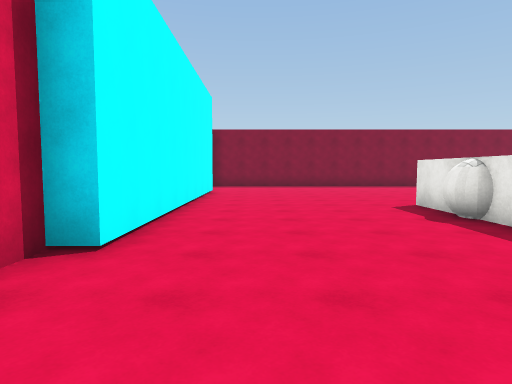
view 1 (above)

15 first-person views from a walk through a scene from a Unity 3-D project. The camera is 1.5 m above the floor, tilts 4° down and sees 75° across. The floor is counted in squares, 2 m on a side. Each view is taken from the middle of a square. On the plan, view 1 faces up. The plan holds only what a view shows up to about 11 squares ahead; the rest is blank. The player is left out. Surface patterns are stand-ins for the level's own textures.

view 2
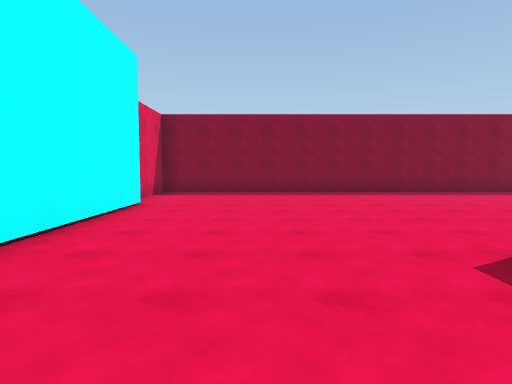

view 3
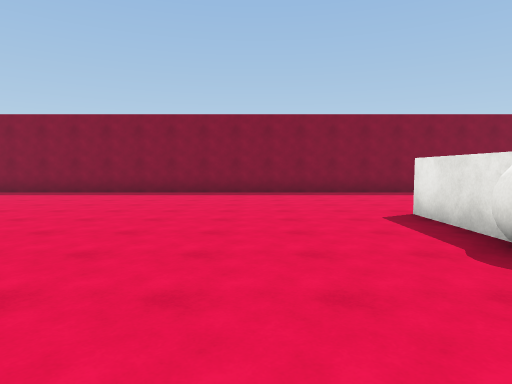

view 4
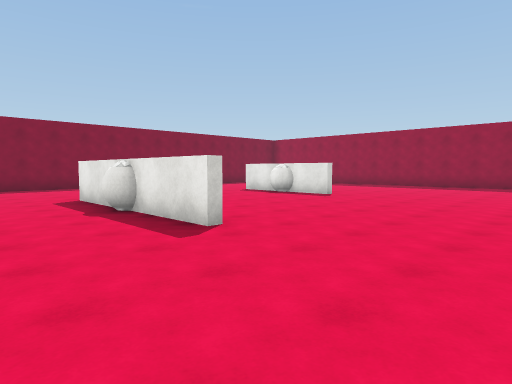

view 5
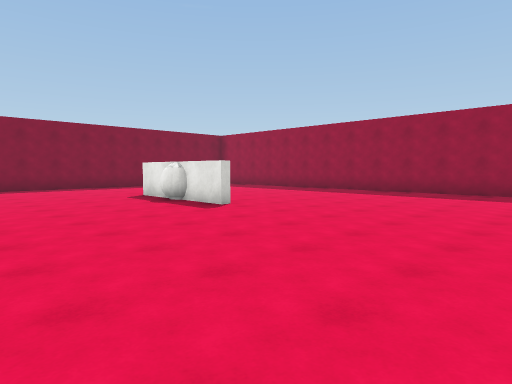

view 6
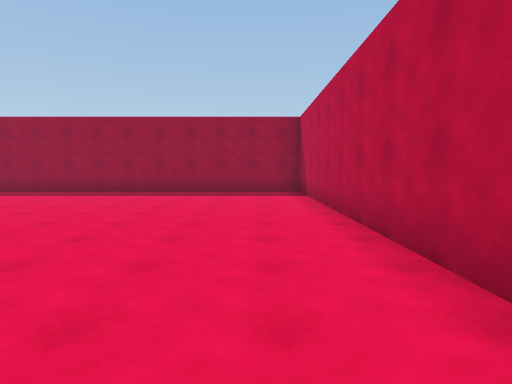

view 7
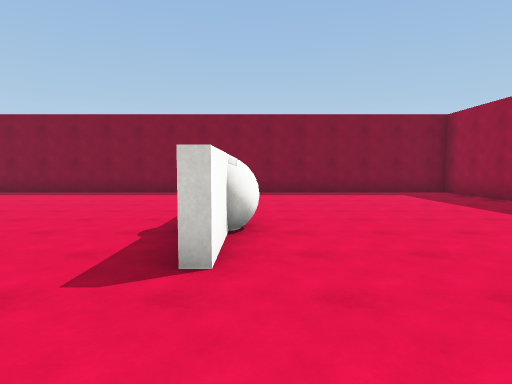

view 8
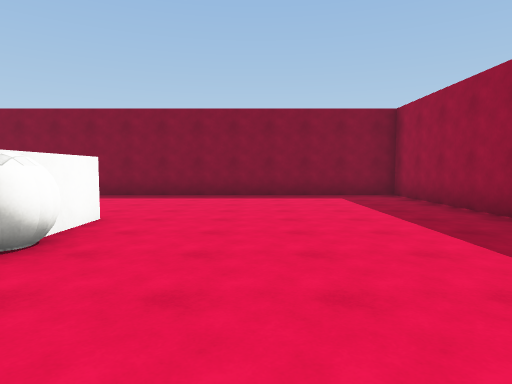

view 9
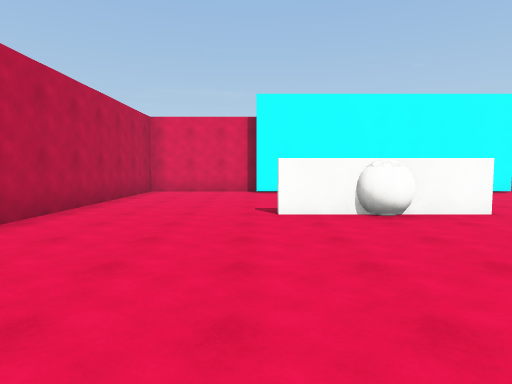

view 10
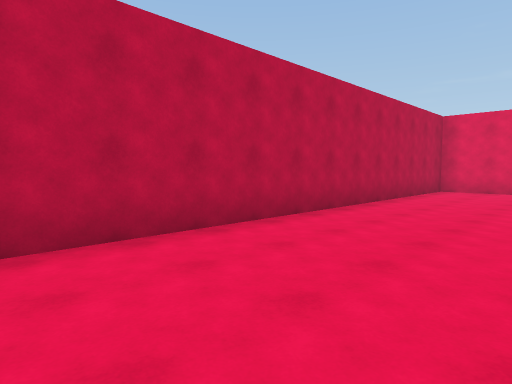

view 11
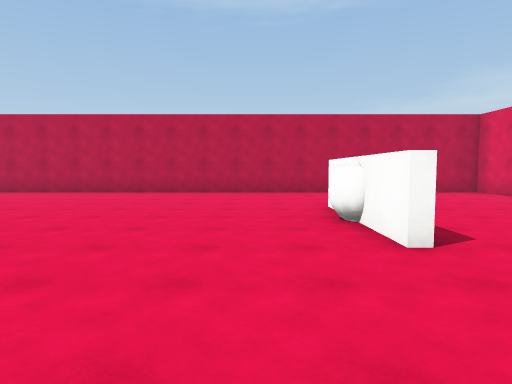

view 12
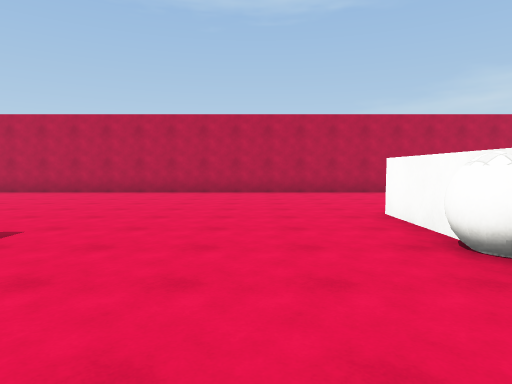

view 13
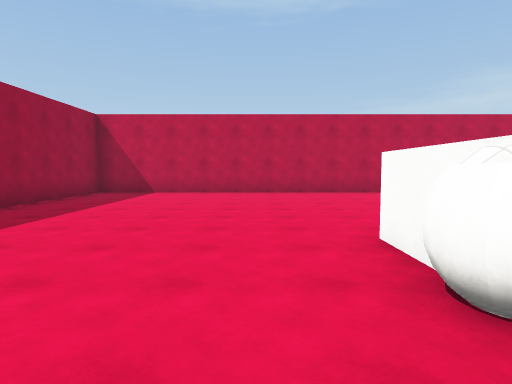

view 14
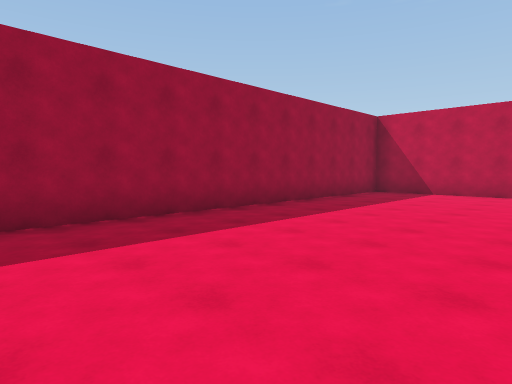

view 15
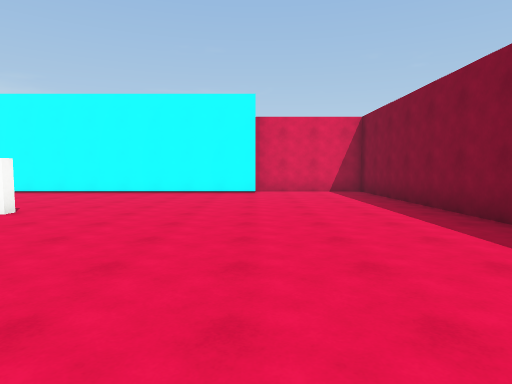

### Floor plan
Points are (right, up) in squares from view 1. A wall is a line through its corners. A room is listed if a view was taken in it or the views show most of it. See-through windows are left out.
Room 1 (views 1, 2, 3, 4, 5, 6, 7, 8, 9, 10, 11, 12, 13, 14, 15)
walls: (10.9, 6.6) (10.9, 4.4); (10.6, 4.4) (10.6, 9.5); (3.6, 7) (3.6, 3.4); (16.4, 6.4) (16.4, 10); (3.3, 4.2) (3.3, 6.9); (16.7, 10) (16.7, 6.4); (-1.4, 11) (-1.4, 3); (-1.9, 3) (-1.9, -0.4) (22.9, -0.4) (22.9, 14.4) (-1.9, 14.4) (-1.9, 11)
objects: ball (3, 5) to (4, 5); ball (11, 7); ball (16, 8) to (17, 8)

Positions as (right, up) in squares from view 1, and headings:
1: (0, 0), facing up
2: (1, 4), facing up
3: (8, 4), facing up
4: (8, 1), facing up-right
5: (12, 1), facing up-right
6: (12, 1), facing right
7: (17, 4), facing up
8: (19, 5), facing up
9: (9, 3), facing left
10: (10, 3), facing down-left
11: (5, 10), facing down
12: (13, 10), facing down
13: (18, 10), facing down
14: (18, 10), facing down-right
15: (9, 11), facing left
